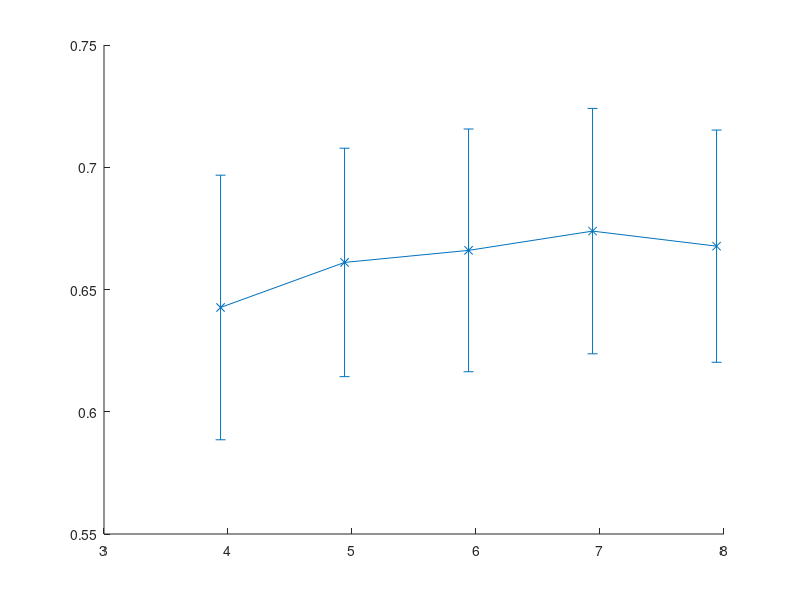

This figure's MATLAB source: (Note: this script raises an error after producing the figure.)
clear all, close all, clc;

real_fps = {'2', '4.1', '6.1', '7.7', '9.5', '21', '85'};
fps_lgd = cell(1, length(real_fps));
for ind_lgd = 1:length(real_fps)
    fps_lgd{ind_lgd} = ['fps: ' real_fps{ind_lgd}];
end

%% Bitrate
% fig = openfig('report/figures/bitrate_fps_mel_8.fig');
% figure(fig);
% ax = gca;
% ax.XTickLabels = real_fps;
% xlabel('Frames per second'), ylabel('Output bitrate (kbit/s)'), grid on;
% for ind_ylbl = 1:length(ax.YTickLabels)
%     ax.YTickLabels{ind_ylbl} = num2str(str2double(ax.YTickLabels{ind_ylbl})/1000);
% end
% legend('Location', 'northwest');
% print(fig, '-dpdf', 'report/figures/processed/bitrate_fps_mel.pdf');
% close all;

%% KNN accuracy
% fig = openfig('report/figures/knn_fps_mel_8.fig');
% figure(fig);
% ax = gca;
% ax.XTickLabels = real_fps;
% xlabel('Frames per second'), ylabel('KNN-5 accuracy'), grid on;
% load('report/tables/knn_base.mat');
% hold on, errorbar(7.15, data.meanData, data.stdData, 'LineWidth', 2, 'color', 'black', 'marker', 'x')
% legend({'mel: 10', 'mel: 20', 'mel: 30', 'mel: 40', 'baseline'}, 'Location', 'southeast');
% print(fig, '-dpdf', 'report/figures/processed/knn_fps_mel.pdf');
% close all;

%% CSII
% fig = openfig('report/figures/csii_fps_mel_8.fig');
% figure(fig);
% xlabel('Mel bands'), ylabel('CSII indicator'), grid on;
%load('report/tables/csii_base.mat');
%hold on, plot(4, data.meanData, 'LineWidth', 2, 'color', 'black', 'marker', 'x')
%legend([fps_lgd {'baseline'}], 'Location', 'northwest');
%axis([0.5 4.5 0.3 0.65]);
% print(fig, '-dpdf', 'report/figures/processed/csii_fps_mel.pdf');
% close all;

%% Error
% load('report/figures/tob_error.mat');
% data_tob = data;
% load('report/figures/mel_error_mel40_avg0_qall.mat');
% data_mel = data;
% clear data;
% 
% figure(1), clf, errorbar(3.98:7.98, data_tob.meanData, data_tob.stdData, '-x')
% hold on,
% errorbar(4.02:8.02, data_mel.meanData, data_mel.stdData, '-x')
% grid on, legend('Third-octave bands', 'Mel bands'), axis([3.5 8.5 0 5.5])
% xlabel('Word size (bits)'), ylabel('Measurement error (dB)')

%% Bitrate_q
% load('report/figures/tob_bitrate.mat');
% data_tob = data;
% load('report/figures/mel_bitrate_mel40_avg8_qall.mat');
% data_mel40 = data;
% load('report/figures/mel_bitrate_mel30_avg8_qall.mat');
% data_mel30 = data;
% 
% clear data;
% 
% figure(1), clf, errorbar(3.96:7.96, data_tob.meanData, data_tob.stdData, '-x')
% hold on,
% errorbar(4:8, data_mel30.meanData, data_mel30.stdData, '-x'),
% errorbar(4.04:8.04, data_mel40.meanData, data_mel40.stdData, '-x'),
% grid on, legend('Third-octave bands', 'Mel bands (30)', 'Mel bands (40)', 'Location', 'Northwest')
% xlabel('Word size (bits)'), ylabel('Output bitrate (bits/s)')

%% Bitrate_mel_avg
% load('report/figures/mel_bitrate_melall_avgall_q8.mat');
% 
% fps_axis = [2, 4.1, 6.1, 7.7, 9.5, 21, 85];
% data.meanData = data.meanData;
% figure(1), clf, 
% errorbar(fps_axis(1:5), data.meanData(1, 1:5), data.stdData(1, 1:5))
% hold on,
% errorbar(fps_axis(1:5), data.meanData(2, 1:5), data.stdData(2, 1:5))
% errorbar(fps_axis(1:5), data.meanData(3, 1:5), data.stdData(3, 1:5))
% errorbar(fps_axis(1:5), data.meanData(4, 1:5), data.stdData(4, 1:5))
% % errorbar(fps_axis, data.meanData(1, :), data.stdData(1, :))
% % hold on,
% % errorbar(fps_axis, data.meanData(2, :), data.stdData(2, :))
% % errorbar(fps_axis, data.meanData(3, :), data.stdData(3, :))
% % errorbar(fps_axis, data.meanData(4, :), data.stdData(4, :))
% grid on, legend('Mel bands (10)', 'Mel bands (20)', 'Mel bands (30)', 'Mel bands (40)', 'Location', 'Northwest')
% xlabel('Transmitted frame rate (frames/s)'), ylabel('Output bitrate (bits/s)')
% 

%% Intel
% load('report/figures/mel_csii_melall_avgall_q8.mat');
% data_csii = data;
% load('report/figures/mel_fwSNRseg_melall_avgall_q8.mat');
% data_fwSNRseg = data;
% clear data;
% 
% figure(1), clf
% errorbar(7:10:37, data_csii.meanData(1, :), data_csii.stdData(1, :))
% hold on,
% errorbar(8:10:38, data_csii.meanData(2, :), data_csii.stdData(2, :))
% errorbar(9:10:39, data_csii.meanData(3, :), data_csii.stdData(3, :))
% errorbar(10:10:40, data_csii.meanData(4, :), data_csii.stdData(4, :))
% errorbar(11:10:41, data_csii.meanData(5, :), data_csii.stdData(5, :))
% errorbar(12:10:42, data_csii.meanData(6, :), data_csii.stdData(6, :))
% errorbar(13:10:43, data_csii.meanData(7, :), data_csii.stdData(7, :))
% axis([-10 45 -0.7 -0.1]), grid on, legend(fps_lgd, 'location', 'northwest'), xlabel('Mel bands'); ylabel('CSII')

% load('report/figures/mel_fwSNRseg_melall_avgall_q8.mat');
% data_fwSNRseg = data;
% clear data;
% figure(1), clf
% 
% errorbar(10:10:40, data_fwSNRseg.meanData(1, :), data_fwSNRseg.stdData(1, :))
% hold on,
% errorbar(10:10:40, data_fwSNRseg.meanData(2, :), data_fwSNRseg.stdData(2, :))
% errorbar(10:10:40, data_fwSNRseg.meanData(3, :), data_fwSNRseg.stdData(3, :))
% errorbar(10:10:40, data_fwSNRseg.meanData(4, :), data_fwSNRseg.stdData(4, :))
% errorbar(10:10:40, data_fwSNRseg.meanData(5, :), data_fwSNRseg.stdData(5, :))
% errorbar(10:10:40, data_fwSNRseg.meanData(6, :), data_fwSNRseg.stdData(6, :))
% errorbar(10:10:40, data_fwSNRseg.meanData(7, :), data_fwSNRseg.stdData(7, :))
% axis([-10 45 -15 5]), grid on, legend(fps_lgd, 'location', 'northwest'), xlabel('Mel bands'); ylabel('fwSNRseg (dB)')

%% Mel_class_q
load('report/figures/mel_class_mel40_avg0_qall.mat');
data_qall = data;
load('report/figures/mel_class_mel40_avg0_q0.mat');
figure(1), clf

errorbar([3.94:7.94], [data_qall.meanData(1, :)], [data_qall.stdData(1, :)], '-x', 'Color', [0 0.4470 0.7410])
hold on,
errorbar([3.98:7.98], [data_qall.meanData(2, :)], [data_qall.stdData(2, :)], '-x', 'Color', [0.8500 0.3250 0.0980])
errorbar([4.02:8.02], [data_qall.meanData(3, :)], [data_qall.stdData(3, :)], '-x', 'Color', [0.9290 0.6940 0.1250])
errorbar([4.06:8.06], [data_qall.meanData(4, :)], [data_qall.stdData(4, :)], '-x', 'Color', [0.4940 0.1840 0.5560])
errorbar([8.44 8.94], [NaN data.meanData(1)], [NaN data.stdData(1)], 'x', 'Linewidth', 1.5, 'Color', [0 0.4470 0.7410])
errorbar([8.44 8.98], [NaN data.meanData(2)], [NaN data.stdData(2)], 'x', 'Linewidth', 1.5, 'Color', [0.8500 0.3250 0.0980])
errorbar([8.48 9.02], [NaN data.meanData(3)], [NaN data.stdData(3)], 'x', 'Linewidth', 1.5, 'Color', [0.9290 0.6940 0.1250])
errorbar([8.52 9.06], [NaN data.meanData(4)], [NaN data.stdData(4)], 'x', 'Linewidth', 1.5, 'Color', [0.4940 0.1840 0.5560])
axis([3 9.5 0.4 0.8]), grid on, xlabel('Word size (bits)'); ylabel('Classification accuracy'); legend('SVM', 'RF', 'DT', 'KNN', 'location', 'northwest', 'orientation', 'horizontal');
set(gca, 'xticklabels', {'3','4','5','6','7','8','No quant.'})
%% Tob_class_q
% load('report/figures/tob_class.mat');
% data_tob = data;
% 
% hold on,
% errorbar([3.94:7.94], data_tob.meanData(1, 1:end-1) , data_tob.stdData(1, 1:end-1))
% errorbar([3.98:7.98], data_tob.meanData(2, 1:end-1) , data_tob.stdData(2, 1:end-1))
% errorbar([4.02:8.02], data_tob.meanData(3, 1:end-1) , data_tob.stdData(3, 1:end-1))
% errorbar([4.06:8.06], data_tob.meanData(4, 1:end-1) , data_tob.stdData(4, 1:end-1))
% axis([3.5 8.5 0.35 0.75]), grid on, xlabel('Word size (bits)'); ylabel('Classification accuracy'); legend('SVM', 'RF', 'DT', 'KNN', 'location', 'northwest', 'orientation', 'horizontal');


